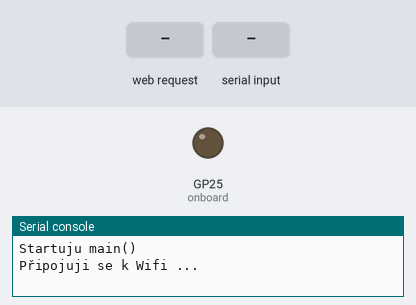
The program below on a simulated Raspberry Pi Pico running MicroPython. Shown: output pins drawn as LEDs (lit = HIGH), the last lines printed to the serial console. Dashed ring = blinking. Inputs (shaded band) come from the test bench. WiFi joins after 1.5 s; no MQTT or app messages arrive unless stated.

Above: at 1.2 s.
1.3 s: HTTP request GET / received
At 4.8 s:
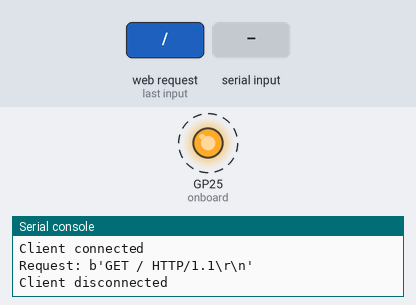
4.9 s: "1\n" received over the second serial link
At 5.5 s:
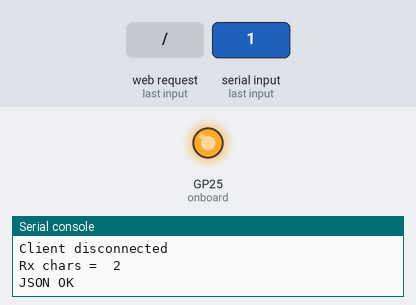
Timing chart, 0 to 7.9 s (numbered marks = the images above; inputs shaded):
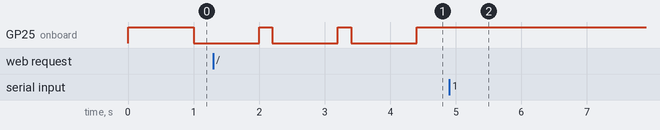

Measured:
- by itself, GP25 (onboard): alternates HIGH for 0.20 s and LOW for 1.0 s

The program:

wattMetr-PicoWeb-HA.py
```python
# (licence header left out)
import network
import socket
import time
import json
import urequests
from machine import WDT
from machine import Pin, UART
import uasyncio as asyncio
import umqtt.simple


# Change these parameters before running the scipt
ssid = "<WiFi_name>"
password = "<WiFi_password>"
ip = '<internal_net_fix_IP>'
mask = '<IP mask>'
gw = '<Default Gateway>'
dns = '<DNS server>'
#mqtt
# vzor obdržených dat pomocí mqtt: {'Voltage[V]': 0.0, 'Uptime[s]': 5789, 'Power12h[kW]': [0.0, 0.0, 0.0, 0.0, 0.0, 0.0, 0.0, 0.0, 0.0, 0.0, 0.0, 0.0, 0.0, 0.0, 0.0, 0.0, 0.0, 0.0, 0.0, 0.0, 0.0, 0.0, 0.0, 0.0, 0.0, 0.0, 0.0, 0.0, 0.0, 0.0, 0.0, 0.0, 0.0, 0.0, 0.0, 0.0, 0.0, 0.0, 0.0, 0.0, 0.0, 0.0, 0.0, 0.0, 0.0, 0.0, 0.0, 0.0, 0.0, 0.0, 0.0, 0.0, 0.0, 0.0, 0.0, 0.0, 0.0, 0.0, 0.0, 0.0, 0.0, 0.0, 0.0, 0.0, 0.0, 0.0, 0.0, 0.0, 0.0, 0.0, 0.0, 0.0, 0.0, 0.0, 0.0, 0.0, 0.0, 0.0, 0.0, 0.0, 0.0, 0.0, 0.0, 0.0, 0.0, 0.0, 0.0, 0.0, 0.0, 0.0, 0.0, 0.0, 0.0, 0.0, 0.0, 0.0, 0.0, 0.0, 0.0, 0.0, 0.0, 0.0, 0.0, 0.0, 0.0, 0.0, 0.0, 0.0, 0.0, 0.0, 0.0, 0.0, 0.0, 0.0, 0.0, 0.0, 0.0, 0.0, 0.0, 0.0, 0.0, 0.0, 0.0, 0.0, 0.0, 0.0, 0.0, 0.0], 'EnergyDay[kWh]': [0.0, 0.0, 0.0, 0.0, 0.0, 0.0, 0.0, 0.0, 0.0, 0.0, 0.0, 0.0, 0.0, 0.0, 0.0, 0.0, 0.0, 0.0, 0.0, 0.0, 0.0, 0.0, 0.0, 0.0], 'EnergyHrAcc[Wh]': 0.0, 'Temp12h[C]': [0.0, 0.0, 0.0, 0.0, 0.0, 0.0, 0.0, 0.0, 0.0, 0.0, 0.0, 0.0, 0.0, 0.0, 0.0, 0.0, 0.0, 0.0, 0.0, 0.0, 0.0, 0.0, 0.0, 0.0, 0.0, 0.0, 0.0, 0.0, 0.0, 0.0, 0.0, 0.0, 0.0, 0.0, 0.0, 0.0, 0.0, 0.0, 0.0, 0.0, 0.0, 0.0, 0.0, 0.0, 0.0, 0.0, 0.0, 0.0, 0.0, 0.0, 0.0, 0.0, 0.0, 0.0, 0.0, 0.0, 0.0, 0.0, 0.0, 0.0, 0.0, 0.0, 0.0, 0.0, 0.0, 0.0, 0.0, 0.0, 0.0, 0.0, 0.0, 0.0, 0.0, 0.0, 0.0, 0.0, 0.0, 0.0, 0.0, 0.0, 0.0, 0.0, 0.0, 0.0, 0.0, 0.0, 0.0, 0.0, 0.0, 0.0, 0.0, 0.0, 0.0, 0.0, 0.0, 0.0, 0.0, 0.0, 0.0, 0.0, 0.0, 0.0, 0.0, 0.0, 0.0, 0.0, 0.0, 0.0, 0.0, 0.0, 0.0, 0.0, 0.0, 0.0, 0.0, 0.0, 0.0, 0.0, 0.0, 0.0, 0.0, 0.0, 0.0, 0.0, 0.0, 0.0, 0.0, 0.0], 'Temperature[C]': 0.0, 'Energy10Y[MWh]': [0.0, 0.0, 0.0, 0.0, 0.0, 0.0, 0.0, 0.0, 0.0, 0.0], 'Energy10YAcc[kWh]': 0.0, 'EnergyMonthAcc[kWh]': 0.0, 'EnergyMonth[kWh]': [0.0, 0.0, 0.0, 0.0, 0.0, 0.0, 0.0, 0.0, 0.0, 0.0, 0.0, 0.0, 0.0, 0.0, 0.0, 0.0, 0.0, 0.0, 0.0, 0.0, 0.0, 0.0, 0.0, 0.0, 0.0, 0.0, 0.0, 0.0, 0.0, 0.0, 0.0], 'TimeStamp': '2025/05/05 11:36', 'EnergyYearAcc[kWh]': 0.0, 'EnergyDayAcc[kWh]': 0.0, 'Power[W]': 0.0, 'Current[A]': 0.0, 'EnergyAllAcc[kWh]': 0.0, 'EnergyYear[MWh]': [0.0, 0.0, 0.0, 0.0, 0.0, 0.0, 0.0, 0.0, 0.0, 0.0, 0.0, 0.0]}
server = 'ip_adresa_mqtt_serveru'
port = 1883
mqtt_user = 'mqtt_uzivatelske_jmeno'
mqtt_password = 'mqtt_heslo'
client_id = 'wattmetr'
topic = b'moje/topic'


# Change these parameters before running the scipt


onboard = Pin("LED", Pin.OUT, value=0)

html1 = """<!DOCTYPE html>
<html>
    <head>
    <meta charset="utf-8">
    <meta name="viewport" content="width=device-width, initial-scale=1">
    <title>wattMetr web by Mutusoft.com</title>
    <link href="https://cdn.jsdelivr.net/npm/bootstrap@5.0.2/dist/css/bootstrap.min.css" rel="stylesheet" integrity="sha384-EVSTQN3/azprG1Anm3QDgpJLIm9Nao0Yz1ztcQTwFspd3yD65VohhpuuCOmLASjC" crossorigin="anonymous">
    <script src="https://cdn.jsdelivr.net/npm/chart.js"></script>
    <script type="text/javascript" src="https://www.gstatic.com/charts/loader.js"></script>
    </head>
    <body>
    <div class="container text-center">
        <div class="row">
            <div class="col-sm-3"></div>
            <div class="col-sm-6">
                <img src="http://mutusoft.com/Grafika/mutusoft_picture.png" width="150" />
                <h2>wattMetr web</h2>
            </div>
            <div class="col-sm-3"></div>
        </div>

        <div class="row">
            <div class="col-sm-3"></div>
            <div class="col-sm-6">
                    <table class="table">"""

html2 = """
                        <tbody>
                          <tr>
                            <td style="text-align: left">Datum a Čas:</td>
                            <td style="text-align: right"><strong>{TimeStamp}</strong></td>
                          </tr>
                          <tr>
                            <td style="text-align: left">Uptime:</td>
                            <td style="text-align: right"><strong>{Uptime}</strong></td>
                          </tr>
                          <tr>
                            <td style="text-align: left">Energie za den:</td>
                            <td style="text-align: right"><strong>{EnergyDay:10.3f} kWh</strong></td>
                          </tr>
                          <tr>
                            <td style="text-align: left">Energie celkem:</td>
                            <td style="text-align: right"><strong>{Energy:10.0f} kWh</strong></td>
                          </tr>
                          </tbody>
"""

html3 = """
                </table>
            </div>
            <div class="col-sm-3"></div>
        </div>

        <div class="row">
            <div class="col-sm-3"></div>
            <div class="col-sm-6">
                    <table class="table">
                        <tbody>
                          <tr>
                          <td></td>
                            <td><div id="Ampermetr" style="width: 150px; height: 150px; margin: Auto;"></div></td>
                            <td><div id="Voltmetr" style="width: 150px; height: 150px; margin: Auto;"></div></td>
                            <td></td>
                          </tr>
                          <tr>
                          <td></td>
                            <td><div id="Wattmetr" style="width: 150px; height: 150px; margin: Auto;"></div></td>
                            <td><div id="Tempmetr" style="width: 150px; height: 150px; margin: Auto;"></div></td>
                            <td></td>
                           </tr>
                        </tbody>
                </table>
            </div>
            <div class="col-sm-3"></div>
        </div>

        <div class="row">
            <div class="col-sm-3"></div>
            <div class="col-sm-6">
                <canvas id="tempChart" style="width:100%;max-width:700px"></canvas>
            </div>
            <div class="col-sm-3"></div>
        </div>
        <div class="row">
            <div class="col-sm-3"></div>
            <div class="col-sm-6">
                <canvas id="pwrChart" style="width:100%;max-width:700px"></canvas>
            </div>
            <div class="col-sm-3"></div>
        </div>
        <div class="row">
            <div class="col-sm-3"></div>
            <div class="col-sm-6">
                <canvas id="enDeChart" style="width:100%;max-width:700px"></canvas>
            </div>
            <div class="col-sm-3"></div>
        </div>
        <div class="row">
            <div class="col-sm-3"></div>
            <div class="col-sm-6">
                <canvas id="enMeChart" style="width:100%;max-width:700px"></canvas>
            </div>
            <div class="col-sm-3"></div>
        </div>
        <div class="row">
            <div class="col-sm-3"></div>
            <div class="col-sm-6">
                <canvas id="enRoChart" style="width:100%;max-width:700px"></canvas>
            </div>
            <div class="col-sm-3"></div>
        </div>
        <div class="row">
            <div class="col-sm-3"></div>
            <div class="col-sm-6">
                <canvas id="en10RChart" style="width:100%;max-width:700px"></canvas>
            </div>
            <div class="col-sm-3"></div>
        </div>
    </div>

    <script>
"""

html4 = """
const xTempValues = [{xTempValues}];
const yTempValues = [{yTempValues}];
const xPwrValues = [{xPwrValues}];
const yPwrValues = [{yPwrValues}];
const xEnDenValues = [{xEnDenValues}];
const yEnDenValues = [{yEnDenValues}];
const xEnMesValues = [{xEnMesValues}];
const yEnMesValues = [{yEnMesValues}];
const xEnRokValues = [{xEnRokValues}];
const yEnRokValues = [{yEnRokValues}];
const xEn10RValues = [{xEn10RValues}];
const yEn10RValues = [{yEn10RValues}];
const AMPS = {Current:10.1f};
const VOLTS = {Voltage:10.0f};
const WATTS = {Power:10.0f};
const CELSIUS = {Teplota:10.1f};
"""

html5 = """
    new Chart("tempChart", {
      type: "line",
      data: {
        labels: xTempValues,
        datasets: [{
          label: 'Teplota za 12h',
          fill: false,
          lineTension: 0,
          pointRadius: 2,
          borderWidth: 2,
          backgroundColor: "Orange",
          borderColor: "DarkOrange",
          data: yTempValues
        }]
      },
      options: {
                 scales: {
                    x: {
                        ticks: {
                          callback: function(val, index) {
                            if (this.getLabelForValue(val) == 0) return 'Nyní';
                            if (this.getLabelForValue(val) == 32) return 'před 3h';
                            if (this.getLabelForValue(val) == 64) return 'před 6h';
                            if (this.getLabelForValue(val) == 96) return 'před 9h';
                            if (this.getLabelForValue(val) == 127) return 'před 12h';
                          }
                        }
          }
        }
      }
    });
    new Chart("pwrChart", {
      type: "line",
      data: {
        labels: xPwrValues,
        datasets: [{
          label: 'Výkon za 12h',
          fill: true,
          lineTension: 0.0,
          pointRadius: 2,
          borderWidth: 2,
          backgroundColor: "LightSalmon",
          borderColor: "OrangeRed",
          data: yPwrValues
        }]
      },
      options: {
        legend: {display: false},
        scales: {
                    x: {
                        ticks: {
                          callback: function(val, index) {
                            if (this.getLabelForValue(val) == 0) return 'Nyní';
                            if (this.getLabelForValue(val) == 32) return 'před 3h';
                            if (this.getLabelForValue(val) == 64) return 'před 6h';
                            if (this.getLabelForValue(val) == 96) return 'před 9h';
                            if (this.getLabelForValue(val) == 127) return 'před 12h';
                          }
                        },
          }
        }
      }
    });
    new Chart("enDeChart", {
      type: "bar",
      data: {
        labels: xEnDenValues,
        datasets: [{
          label: 'Výroba za 1 den [kWh]',
          backgroundColor: "LawnGreen",
           data: yEnDenValues
        }]
      },
      options: {
        legend: {display: false}
      }
    });
    new Chart("enMeChart", {
      type: "bar",
      data: {
        labels: xEnMesValues,
        datasets: [{
          label: 'Výroba za 1 Měsíc [kWh]',
          backgroundColor: "LimeGreen",
          data: yEnMesValues
        }]
      },
      options: {
        legend: {display: false},
      }
    });
    new Chart("enRoChart", {
      type: "bar",
      data: {
        labels: xEnRokValues,
        datasets: [{
          label: 'Výroba za 1 Rok [MWh]',
          backgroundColor: "Green",
          data: yEnRokValues
        }]
      },
      options: {
        legend: {display: false},
      }
    });
    new Chart("en10RChart", {
      type: "bar",
      data: {
        labels: xEn10RValues,
        datasets: [{
          label: 'Výroba za 10 let [MWh]',
          backgroundColor: "DarkGreen",
          data: yEn10RValues
        }]
      },
      options: {
        legend: {display: false},
      }
    });
      google.charts.load('current', {'packages':['gauge']});
      google.charts.setOnLoadCallback(drawAmpMetr);
      google.charts.setOnLoadCallback(drawVoltMetr);
      google.charts.setOnLoadCallback(drawWattMetr);
      google.charts.setOnLoadCallback(drawTempMetr);

      function drawAmpMetr() {
        var data = google.visualization.arrayToDataTable([
          ['Label', 'Value'],
          ['A', AMPS],
        ]);
        var options = {
          width: 150, height: 150,
          greenFrom: 5, greenTo: 15,
          redFrom: 18, redTo: 20,
          yellowFrom:15, yellowTo: 18,
          minorTicks: 5,
          min: 0,
          max: 20
        };
        var AmpMetr = new google.visualization.Gauge(document.getElementById('Ampermetr'));
        AmpMetr.draw(data, options);
      }

      function drawVoltMetr() {
        var data = google.visualization.arrayToDataTable([
          ['Label', 'Value'],
          ['V', VOLTS],
        ]);
        var options = {
          width: 150, height: 150,
          greenFrom: 190, greenTo: 250,
          yellowFrom:250, yellowTo: 300,
          redFrom: 300, redTo: 330,
          minorTicks: 5,
          min: 0,
          max: 330
        };
        var VoltMetr = new google.visualization.Gauge(document.getElementById('Voltmetr'));
        VoltMetr.draw(data, options);
      }


       function drawWattMetr() {
        var Wattmetr_data = google.visualization.arrayToDataTable([
          ['Label', 'Value'],
          ['W', WATTS],
        ]);
        var options = {
          width: 150, height: 150,
          greenFrom: 1500, greenTo: 2400,
          redFrom: 2800, redTo: 3000,
          yellowFrom: 2400, yellowTo: 2800,
          minorTicks: 5,
          min: 0,
          max: 3000
        };
        var Wattmetr = new google.visualization.Gauge(document.getElementById('Wattmetr'));
        Wattmetr.draw(Wattmetr_data, options);
      }


       function drawTempMetr() {
        var Tempmetr_data = google.visualization.arrayToDataTable([
          ['Label', 'Value'],
          ['°C', CELSIUS],
        ]);
        var options = {
          width: 150, height: 150,
          greenFrom: 35, greenTo: 65,
          yellowFrom: 65, yellowTo: 85,
          redFrom: 85, redTo: 90,
          minorTicks: 5,
          min: 0,
          max: 90
        };
        var Tempmetr = new google.visualization.Gauge(document.getElementById('Tempmetr'));
        Tempmetr.draw(Tempmetr_data, options);
      }

</script>
</body>
</html>
<script>
</script>
<script>
</script>
<script>
</script>
<script>
</script>
<script>
</script>
<script>
</script>
<script>
</script>
"""

wdt = WDT(timeout=8000)
wlan = network.WLAN(network.STA_IF)
uart0 = UART(0, baudrate=115200, tx=Pin(0), rx=Pin(1), rxbuf=4096, timeout_char = 100)
rxData = bytes()
rxDataStr = "<undefined>"
json_decoded = json.loads('{}')
err_in_json = 0


def connect_to_network():
    global ssid, password, wlan
    wlan.active(True)
    wlan.config(pm = 0xa11140) # Disable power-save mode
    wlan.connect(ssid, password)
    max_wait = 20
    while max_wait > 0:
        if wlan.status() >= 3:
            break
        max_wait -= 1
        print('Připojuji se k Wifi ...')
        time.sleep(1)
        wdt.feed()
        onboard.on()
        time.sleep_ms(200)
        onboard.off()

    print('wlan status = ', wlan.status())
    if (wlan.status() < 0):
        print('Wifi je nedostupná.')
    else:
        print('Wifi připojena.')
        wlan.ifconfig((ip, mask, gw, dns))
        status = wlan.ifconfig()
        print('ip = ' + status[0])

def odeslat_zpravu(server):
    global json_decoded
    # Vytvoření instance klienta MQTT
    client = umqtt.simple.MQTTClient(client_id, server, user=mqtt_user, password=mqtt_password, keepalive=30)
    try:
        # Připojení k MQTT brokeru
        client.connect()
        client.publish(topic, str(json_decoded))
        client.disconnect()
        print("Data odeslána pomocí MQTT")
    except Exception as e:
        print("Nepodařilo se připojit k MQTT brokeru,chyba s kodem ", e)
    return

def create_web():
    global rxDataStr, json_decoded
    global html1,html2,html3,html4,html5
    #json_decoded = json.loads(rxDataStr)
    #print(rxDataStr)
    if (len(json_decoded) == 0):
        return [ '', '', '', '', '' ]
    i = 0
    ytemp_data = ''
    xtemp_data = ''
    for temp in json_decoded['Temp12h[C]']:
        #temp_data = temp_data + '{x:' + str(i) + ',y:' + str(temp) + '},\n'
        ytemp_data = ytemp_data + str(temp) + ','
        xtemp_data = xtemp_data + str(i) + ','
        i += 1

    #vykon
    i = 0
    xpwr_data = ''
    ypwr_data = ''
    for pwr in json_decoded['Power12h[kW]']:
        ypwr_data = ypwr_data + str(pwr) + ','
        xpwr_data = xpwr_data + str(i) + ','
        i += 1

    #energie den
    i = 0
    xenden_data = ''
    yenden_data = ''
    for en in json_decoded['EnergyDay[kWh]']:
        yenden_data = yenden_data + str(en) + ','
        xenden_data = xenden_data + str(i) + ','
        i += 1

    #energie mesic
    i = 0
    xenmes_data = ''
    yenmes_data = ''
    for en in json_decoded['EnergyMonth[kWh]']:
        yenmes_data = yenmes_data + str(en) + ','
        i += 1
        xenmes_data = xenmes_data + str(i) + ','


    #energie rok
    i = 0
    xenrok_data = ''
    yenrok_data = ''
    for en in json_decoded['EnergyYear[MWh]']:
        yenrok_data = yenrok_data + str(en) + ','
        i += 1
        xenrok_data = xenrok_data + str(i) + ','


    #energie 10 let
    i = 0
    xen10r_data = ''
    yen10r_data = ''
    for en in json_decoded['Energy10Y[MWh]']:
        yen10r_data = yen10r_data + str(en) + ','
        i += 1
        xen10r_data = xen10r_data + str(i) + ','

    # uptime
    time = json_decoded['Uptime[s]']

    day = time // (24 * 3600)
    time = time % (24 * 3600)
    hour = time // 3600
    time %= 3600
    minutes = time // 60
    time %= 60
    seconds = time
    uptime = ( "%dd, %dh, %dmin, %ds" % (day, hour, minutes, seconds))
    #html0 = 'HTTP/1.0 200 OK\r\nContent-type: text/html\r\n\r\n'
    #html1
    aux1 = html2.format(TimeStamp = json_decoded['TimeStamp'], EnergyDay = json_decoded['EnergyDayAcc[kWh]'], Energy = json_decoded['EnergyAllAcc[kWh]'], Uptime = uptime)
    #html3
    aux2 = html4.format(xTempValues = xtemp_data, yTempValues = ytemp_data, xPwrValues = xpwr_data, yPwrValues = ypwr_data, xEnDenValues = xenden_data, yEnDenValues = yenden_data, xEnMesValues = xenmes_data, yEnMesValues = yenmes_data, xEnRokValues = xenrok_data, yEnRokValues = yenrok_data, xEn10RValues = xen10r_data, yEn10RValues = yen10r_data, Voltage = json_decoded['Voltage[V]'], Current = json_decoded['Current[A]'], Power = json_decoded['Power[W]'], Teplota = json_decoded['Temperature[C]'] )

    #return [ html0, html1, html2, html3, html4, html5 ]
    return [ html1, aux1, html3, aux2, html5 ]

async def serve_client(reader, writer):
    print("Client connected")
    request_line = await reader.readline()
    print("Request:", request_line)
    while await reader.readline() != b"\r\n":
        pass
    request = str(request_line)
    writer.write('HTTP/1.0 200 OK\r\nContent-type: text/html\r\n\r\n')
    for html in create_web():
        writer.write(html)
    await writer.drain()
    await writer.wait_closed()
    print("Client disconnected")


def uart0_rxh():
    global rxDataStr, json_decoded, err_in_json

    while uart0.any() > 0:
        print('Rx chars = ',uart0.any())
        rxData = uart0.read()

    err_in_json = 0
    try:
        rxDataStr = rxData.decode('utf-8')
        #json_decoded = json.loads(rxDataStr)
        decoded_tmp = json.loads(rxDataStr)
        print('JSON OK')
    except:
        print('JSON not parsed')
        err_in_json = 1

    if (err_in_json == 0):
        json_decoded = decoded_tmp
        odeslat_zpravu(server)
    else:
        json_decoded = json.loads('{}')

async def main():
    global wdt
    onboard.on()
    print('Startuju main()')
    time.sleep(1)
    onboard.off()
    connect_to_network()
    onboard.off()
    time.sleep(1)
    print('Startuju webserver...')
    asyncio.create_task(asyncio.start_server(serve_client, "0.0.0.0", 80))
    push_timer = 0
    while True:
        if (uart0.any()):
            uart0_rxh()

        status = wlan.ifconfig()
        if (wlan.isconnected()):
            if (status[0] != ''):
                print('Připojeno IP -- ', status[0])
                onboard.on()
            else:
                print('Připojeno bez IP')
                onboard.off()
        else:
            onboard.off()
            connect_to_network()
        wdt.feed()
        await asyncio.sleep(1)


try:
    asyncio.run(main())
finally:
    print ("Program ukončen ...")
```
